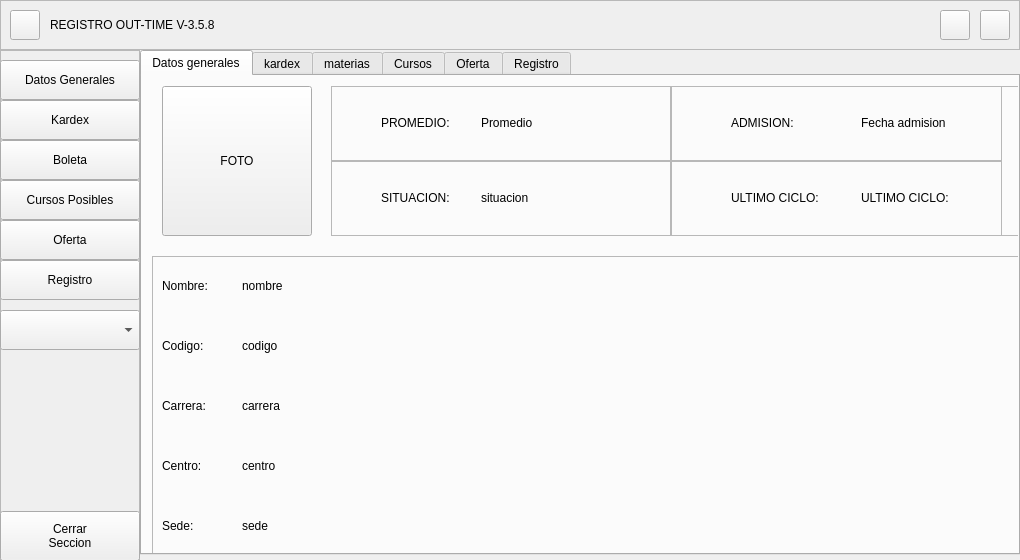
<?xml version="1.0" encoding="UTF-8"?>
<ui version="4.0">
 <class>MainWindow</class>
 <widget class="QMainWindow" name="MainWindow">
  <property name="geometry">
   <rect>
    <x>0</x>
    <y>0</y>
    <width>1020</width>
    <height>560</height>
   </rect>
  </property>
  <property name="windowTitle">
   <string>MainWindow</string>
  </property>
  <property name="iconSize">
   <size>
    <width>30</width>
    <height>30</height>
   </size>
  </property>
  <property name="animated">
   <bool>true</bool>
  </property>
  <widget class="QWidget" name="centralwidget">
   <widget class="QWidget" name="widget" native="true">
    <property name="geometry">
     <rect>
      <x>0</x>
      <y>0</y>
      <width>1020</width>
      <height>560</height>
     </rect>
    </property>
    <widget class="QTabWidget" name="tabWidget">
     <property name="geometry">
      <rect>
       <x>140</x>
       <y>50</y>
       <width>880</width>
       <height>505</height>
      </rect>
     </property>
     <property name="minimumSize">
      <size>
       <width>251</width>
       <height>0</height>
      </size>
     </property>
     <property name="currentIndex">
      <number>0</number>
     </property>
     <widget class="QWidget" name="tabDatosGenerales">
      <attribute name="title">
       <string>Datos generales</string>
      </attribute>
      <widget class="QPushButton" name="btnFoto">
       <property name="geometry">
        <rect>
         <x>20</x>
         <y>10</y>
         <width>150</width>
         <height>150</height>
        </rect>
       </property>
       <property name="text">
        <string>FOTO</string>
       </property>
      </widget>
      <widget class="QFrame" name="frameData1">
       <property name="geometry">
        <rect>
         <x>189</x>
         <y>10</y>
         <width>771</width>
         <height>150</height>
        </rect>
       </property>
       <property name="frameShape">
        <enum>QFrame::StyledPanel</enum>
       </property>
       <property name="frameShadow">
        <enum>QFrame::Raised</enum>
       </property>
       <widget class="QFrame" name="frameTL">
        <property name="geometry">
         <rect>
          <x>0</x>
          <y>0</y>
          <width>340</width>
          <height>75</height>
         </rect>
        </property>
        <property name="frameShape">
         <enum>QFrame::StyledPanel</enum>
        </property>
        <property name="frameShadow">
         <enum>QFrame::Raised</enum>
        </property>
        <widget class="QLabel" name="label_23">
         <property name="geometry">
          <rect>
           <x>50</x>
           <y>12</y>
           <width>91</width>
           <height>50</height>
          </rect>
         </property>
         <property name="text">
          <string>PROMEDIO:</string>
         </property>
        </widget>
        <widget class="QLabel" name="getPromedio">
         <property name="geometry">
          <rect>
           <x>150</x>
           <y>12</y>
           <width>171</width>
           <height>50</height>
          </rect>
         </property>
         <property name="text">
          <string>Promedio</string>
         </property>
        </widget>
       </widget>
       <widget class="QFrame" name="frameBL">
        <property name="geometry">
         <rect>
          <x>0</x>
          <y>75</y>
          <width>340</width>
          <height>75</height>
         </rect>
        </property>
        <property name="frameShape">
         <enum>QFrame::StyledPanel</enum>
        </property>
        <property name="frameShadow">
         <enum>QFrame::Raised</enum>
        </property>
        <widget class="QLabel" name="getSituacion">
         <property name="geometry">
          <rect>
           <x>150</x>
           <y>12</y>
           <width>171</width>
           <height>50</height>
          </rect>
         </property>
         <property name="text">
          <string>situacion</string>
         </property>
        </widget>
        <widget class="QLabel" name="label_22">
         <property name="geometry">
          <rect>
           <x>50</x>
           <y>12</y>
           <width>91</width>
           <height>50</height>
          </rect>
         </property>
         <property name="text">
          <string>SITUACION:</string>
         </property>
        </widget>
       </widget>
       <widget class="QFrame" name="frameTR">
        <property name="geometry">
         <rect>
          <x>340</x>
          <y>0</y>
          <width>331</width>
          <height>75</height>
         </rect>
        </property>
        <property name="frameShape">
         <enum>QFrame::StyledPanel</enum>
        </property>
        <property name="frameShadow">
         <enum>QFrame::Raised</enum>
        </property>
        <widget class="QLabel" name="getAdmicion">
         <property name="geometry">
          <rect>
           <x>190</x>
           <y>12</y>
           <width>110</width>
           <height>50</height>
          </rect>
         </property>
         <property name="text">
          <string>Fecha admision</string>
         </property>
        </widget>
        <widget class="QLabel" name="label_24">
         <property name="geometry">
          <rect>
           <x>60</x>
           <y>12</y>
           <width>121</width>
           <height>50</height>
          </rect>
         </property>
         <property name="text">
          <string>ADMISION:</string>
         </property>
        </widget>
       </widget>
       <widget class="QFrame" name="frameBR">
        <property name="geometry">
         <rect>
          <x>340</x>
          <y>75</y>
          <width>331</width>
          <height>75</height>
         </rect>
        </property>
        <property name="frameShape">
         <enum>QFrame::StyledPanel</enum>
        </property>
        <property name="frameShadow">
         <enum>QFrame::Raised</enum>
        </property>
        <widget class="QLabel" name="getUltimoCiclo">
         <property name="geometry">
          <rect>
           <x>190</x>
           <y>12</y>
           <width>110</width>
           <height>50</height>
          </rect>
         </property>
         <property name="text">
          <string>ULTIMO CICLO:</string>
         </property>
        </widget>
        <widget class="QLabel" name="label_25">
         <property name="geometry">
          <rect>
           <x>60</x>
           <y>12</y>
           <width>121</width>
           <height>50</height>
          </rect>
         </property>
         <property name="text">
          <string>ULTIMO CICLO:</string>
         </property>
        </widget>
       </widget>
      </widget>
      <widget class="QFrame" name="frameData2">
       <property name="geometry">
        <rect>
         <x>10</x>
         <y>180</y>
         <width>951</width>
         <height>301</height>
        </rect>
       </property>
       <property name="frameShape">
        <enum>QFrame::StyledPanel</enum>
       </property>
       <property name="frameShadow">
        <enum>QFrame::Raised</enum>
       </property>
       <widget class="QLabel" name="getCede">
        <property name="geometry">
         <rect>
          <x>90</x>
          <y>240</y>
          <width>761</width>
          <height>60</height>
         </rect>
        </property>
        <property name="text">
         <string>sede</string>
        </property>
       </widget>
       <widget class="QLabel" name="getCodigo">
        <property name="geometry">
         <rect>
          <x>90</x>
          <y>60</y>
          <width>761</width>
          <height>60</height>
         </rect>
        </property>
        <property name="text">
         <string>codigo</string>
        </property>
       </widget>
       <widget class="QLabel" name="getCarrera">
        <property name="geometry">
         <rect>
          <x>90</x>
          <y>120</y>
          <width>761</width>
          <height>60</height>
         </rect>
        </property>
        <property name="text">
         <string>carrera</string>
        </property>
       </widget>
       <widget class="QLabel" name="label_20">
        <property name="geometry">
         <rect>
          <x>10</x>
          <y>180</y>
          <width>80</width>
          <height>60</height>
         </rect>
        </property>
        <property name="text">
         <string>Centro:</string>
        </property>
       </widget>
       <widget class="QLabel" name="getCentro">
        <property name="geometry">
         <rect>
          <x>90</x>
          <y>180</y>
          <width>761</width>
          <height>60</height>
         </rect>
        </property>
        <property name="text">
         <string>centro</string>
        </property>
       </widget>
       <widget class="QLabel" name="label_19">
        <property name="geometry">
         <rect>
          <x>10</x>
          <y>120</y>
          <width>80</width>
          <height>60</height>
         </rect>
        </property>
        <property name="text">
         <string>Carrera:</string>
        </property>
       </widget>
       <widget class="QLabel" name="getNombre">
        <property name="geometry">
         <rect>
          <x>90</x>
          <y>0</y>
          <width>761</width>
          <height>60</height>
         </rect>
        </property>
        <property name="text">
         <string>nombre</string>
        </property>
       </widget>
       <widget class="QLabel" name="label_18">
        <property name="geometry">
         <rect>
          <x>10</x>
          <y>60</y>
          <width>80</width>
          <height>60</height>
         </rect>
        </property>
        <property name="text">
         <string>Codigo:</string>
        </property>
       </widget>
       <widget class="QLabel" name="lblNombre">
        <property name="geometry">
         <rect>
          <x>10</x>
          <y>0</y>
          <width>80</width>
          <height>60</height>
         </rect>
        </property>
        <property name="text">
         <string>Nombre:</string>
        </property>
       </widget>
       <widget class="QLabel" name="lblSede">
        <property name="geometry">
         <rect>
          <x>10</x>
          <y>240</y>
          <width>80</width>
          <height>60</height>
         </rect>
        </property>
        <property name="text">
         <string>Sede:</string>
        </property>
       </widget>
      </widget>
     </widget>
     <widget class="QWidget" name="tabKardex">
      <attribute name="title">
       <string>kardex</string>
      </attribute>
      <widget class="QTableWidget" name="tableWidgetKardex">
       <property name="geometry">
        <rect>
         <x>10</x>
         <y>20</y>
         <width>850</width>
         <height>450</height>
        </rect>
       </property>
       <column>
        <property name="text">
         <string>NRC</string>
        </property>
       </column>
       <column>
        <property name="text">
         <string>CLAVE</string>
        </property>
       </column>
       <column>
        <property name="text">
         <string>NOMBRE</string>
        </property>
       </column>
       <column>
        <property name="text">
         <string>CALIFICACION</string>
        </property>
       </column>
       <column>
        <property name="text">
         <string>APROBADO</string>
        </property>
       </column>
       <column>
        <property name="text">
         <string>TIPO</string>
        </property>
       </column>
       <column>
        <property name="text">
         <string>NC</string>
        </property>
       </column>
       <column>
        <property name="text">
         <string>FECHA</string>
        </property>
       </column>
      </widget>
     </widget>
     <widget class="QWidget" name="tabMaterias">
      <attribute name="title">
       <string>materias</string>
      </attribute>
      <widget class="QTableWidget" name="tableWidgetMateriasActuales">
       <property name="geometry">
        <rect>
         <x>10</x>
         <y>20</y>
         <width>850</width>
         <height>450</height>
        </rect>
       </property>
       <column>
        <property name="text">
         <string>NRC</string>
        </property>
       </column>
       <column>
        <property name="text">
         <string>CLAVE</string>
        </property>
       </column>
       <column>
        <property name="text">
         <string>NOMBRE</string>
        </property>
       </column>
      </widget>
     </widget>
     <widget class="QWidget" name="tabCursos">
      <attribute name="title">
       <string>Cursos</string>
      </attribute>
      <widget class="QTableWidget" name="tableWidgetRestantes">
       <property name="geometry">
        <rect>
         <x>10</x>
         <y>20</y>
         <width>850</width>
         <height>450</height>
        </rect>
       </property>
       <column>
        <property name="text">
         <string>CLAVE</string>
        </property>
       </column>
       <column>
        <property name="text">
         <string>MATERIA</string>
        </property>
       </column>
       <column>
        <property name="text">
         <string>CREDITOS</string>
        </property>
       </column>
      </widget>
     </widget>
     <widget class="QWidget" name="tabOferta">
      <attribute name="title">
       <string>Oferta</string>
      </attribute>
      <widget class="QComboBox" name="comboBoxCiclo">
       <property name="geometry">
        <rect>
         <x>10</x>
         <y>20</y>
         <width>241</width>
         <height>30</height>
        </rect>
       </property>
       <property name="cursor">
        <cursorShape>ArrowCursor</cursorShape>
       </property>
      </widget>
      <widget class="QComboBox" name="comboBoxCentro">
       <property name="geometry">
        <rect>
         <x>10</x>
         <y>80</y>
         <width>241</width>
         <height>30</height>
        </rect>
       </property>
       <property name="cursor">
        <cursorShape>ArrowCursor</cursorShape>
       </property>
      </widget>
      <widget class="QLineEdit" name="lineEditCarrera">
       <property name="geometry">
        <rect>
         <x>20</x>
         <y>140</y>
         <width>221</width>
         <height>30</height>
        </rect>
       </property>
       <property name="alignment">
        <set>Qt::AlignCenter</set>
       </property>
      </widget>
      <widget class="QLineEdit" name="lineEditClave">
       <property name="geometry">
        <rect>
         <x>20</x>
         <y>200</y>
         <width>221</width>
         <height>30</height>
        </rect>
       </property>
       <property name="alignment">
        <set>Qt::AlignCenter</set>
       </property>
      </widget>
      <widget class="QLineEdit" name="lineEditProfesor">
       <property name="geometry">
        <rect>
         <x>20</x>
         <y>260</y>
         <width>221</width>
         <height>30</height>
        </rect>
       </property>
       <property name="alignment">
        <set>Qt::AlignCenter</set>
       </property>
      </widget>
      <widget class="QPushButton" name="btnSearchOferta">
       <property name="geometry">
        <rect>
         <x>10</x>
         <y>380</y>
         <width>240</width>
         <height>40</height>
        </rect>
       </property>
       <property name="cursor">
        <cursorShape>PointingHandCursor</cursorShape>
       </property>
       <property name="text">
        <string>BUSCAR</string>
       </property>
      </widget>
      <widget class="QTableWidget" name="tableWidgetOferta">
       <property name="geometry">
        <rect>
         <x>280</x>
         <y>20</y>
         <width>581</width>
         <height>451</height>
        </rect>
       </property>
       <column>
        <property name="text">
         <string>NRC</string>
        </property>
       </column>
       <column>
        <property name="text">
         <string>CLAVE</string>
        </property>
       </column>
       <column>
        <property name="text">
         <string>MATERIA</string>
        </property>
       </column>
       <column>
        <property name="text">
         <string>DISP</string>
        </property>
       </column>
       <column>
        <property name="text">
         <string>PROFESOR</string>
        </property>
       </column>
      </widget>
      <widget class="QPushButton" name="btnSearchOfertaA">
       <property name="enabled">
        <bool>false</bool>
       </property>
       <property name="geometry">
        <rect>
         <x>10</x>
         <y>430</y>
         <width>110</width>
         <height>41</height>
        </rect>
       </property>
       <property name="text">
        <string>Anterior</string>
       </property>
      </widget>
      <widget class="QPushButton" name="btnSearchOfertaS">
       <property name="enabled">
        <bool>false</bool>
       </property>
       <property name="geometry">
        <rect>
         <x>140</x>
         <y>430</y>
         <width>110</width>
         <height>41</height>
        </rect>
       </property>
       <property name="text">
        <string>Siguiente</string>
       </property>
      </widget>
     </widget>
     <widget class="QWidget" name="tabRegistro">
      <attribute name="title">
       <string>Registro</string>
      </attribute>
      <widget class="QLineEdit" name="lineCve1">
       <property name="geometry">
        <rect>
         <x>290</x>
         <y>20</y>
         <width>90</width>
         <height>30</height>
        </rect>
       </property>
       <property name="alignment">
        <set>Qt::AlignCenter</set>
       </property>
      </widget>
      <widget class="QLineEdit" name="lineCve2">
       <property name="geometry">
        <rect>
         <x>410</x>
         <y>20</y>
         <width>90</width>
         <height>30</height>
        </rect>
       </property>
       <property name="alignment">
        <set>Qt::AlignCenter</set>
       </property>
      </widget>
      <widget class="QLineEdit" name="lineCve3">
       <property name="geometry">
        <rect>
         <x>530</x>
         <y>20</y>
         <width>90</width>
         <height>30</height>
        </rect>
       </property>
       <property name="alignment">
        <set>Qt::AlignCenter</set>
       </property>
      </widget>
      <widget class="QLineEdit" name="lineCve4">
       <property name="geometry">
        <rect>
         <x>650</x>
         <y>20</y>
         <width>90</width>
         <height>30</height>
        </rect>
       </property>
       <property name="alignment">
        <set>Qt::AlignCenter</set>
       </property>
      </widget>
      <widget class="QLineEdit" name="lineCve5">
       <property name="geometry">
        <rect>
         <x>770</x>
         <y>20</y>
         <width>90</width>
         <height>30</height>
        </rect>
       </property>
       <property name="alignment">
        <set>Qt::AlignCenter</set>
       </property>
      </widget>
      <widget class="QLineEdit" name="lineCve6">
       <property name="geometry">
        <rect>
         <x>290</x>
         <y>70</y>
         <width>90</width>
         <height>30</height>
        </rect>
       </property>
       <property name="alignment">
        <set>Qt::AlignCenter</set>
       </property>
      </widget>
      <widget class="QLineEdit" name="lineCve7">
       <property name="geometry">
        <rect>
         <x>410</x>
         <y>70</y>
         <width>90</width>
         <height>30</height>
        </rect>
       </property>
       <property name="alignment">
        <set>Qt::AlignCenter</set>
       </property>
      </widget>
      <widget class="QLineEdit" name="lineCve8">
       <property name="geometry">
        <rect>
         <x>530</x>
         <y>70</y>
         <width>90</width>
         <height>30</height>
        </rect>
       </property>
       <property name="alignment">
        <set>Qt::AlignCenter</set>
       </property>
      </widget>
      <widget class="QLabel" name="lblMessage">
       <property name="geometry">
        <rect>
         <x>289</x>
         <y>110</y>
         <width>571</width>
         <height>40</height>
        </rect>
       </property>
       <property name="text">
        <string/>
       </property>
       <property name="alignment">
        <set>Qt::AlignCenter</set>
       </property>
      </widget>
      <widget class="QLineEdit" name="lineCve9">
       <property name="geometry">
        <rect>
         <x>650</x>
         <y>70</y>
         <width>90</width>
         <height>30</height>
        </rect>
       </property>
       <property name="alignment">
        <set>Qt::AlignCenter</set>
       </property>
      </widget>
      <widget class="QLineEdit" name="lineCve10">
       <property name="geometry">
        <rect>
         <x>770</x>
         <y>70</y>
         <width>90</width>
         <height>30</height>
        </rect>
       </property>
       <property name="alignment">
        <set>Qt::AlignCenter</set>
       </property>
      </widget>
      <widget class="QComboBox" name="comboBoxCentro_2">
       <property name="geometry">
        <rect>
         <x>20</x>
         <y>20</y>
         <width>220</width>
         <height>30</height>
        </rect>
       </property>
       <property name="cursor">
        <cursorShape>ArrowCursor</cursorShape>
       </property>
      </widget>
      <widget class="QPushButton" name="btnRegistro">
       <property name="geometry">
        <rect>
         <x>20</x>
         <y>100</y>
         <width>221</width>
         <height>40</height>
        </rect>
       </property>
       <property name="cursor">
        <cursorShape>PointingHandCursor</cursorShape>
       </property>
       <property name="text">
        <string>REGISTRO</string>
       </property>
      </widget>
      <widget class="QPushButton" name="btnRegistroCive">
       <property name="geometry">
        <rect>
         <x>20</x>
         <y>160</y>
         <width>221</width>
         <height>40</height>
        </rect>
       </property>
       <property name="cursor">
        <cursorShape>PointingHandCursor</cursorShape>
       </property>
       <property name="text">
        <string>REGISTRO CIVE</string>
       </property>
      </widget>
      <widget class="QPushButton" name="btnRegistroMovilidad">
       <property name="geometry">
        <rect>
         <x>20</x>
         <y>220</y>
         <width>221</width>
         <height>40</height>
        </rect>
       </property>
       <property name="cursor">
        <cursorShape>PointingHandCursor</cursorShape>
       </property>
       <property name="text">
        <string>REGISTRO MOVILIDAD</string>
       </property>
      </widget>
      <widget class="QTableWidget" name="tableWidgetMateriasNuevas">
       <property name="enabled">
        <bool>true</bool>
       </property>
       <property name="geometry">
        <rect>
         <x>280</x>
         <y>160</y>
         <width>580</width>
         <height>290</height>
        </rect>
       </property>
       <column>
        <property name="text">
         <string>NRC</string>
        </property>
       </column>
       <column>
        <property name="text">
         <string>CLAVE</string>
        </property>
       </column>
       <column>
        <property name="text">
         <string>NOMBRE</string>
        </property>
       </column>
      </widget>
      <widget class="QPushButton" name="btnOn">
       <property name="enabled">
        <bool>true</bool>
       </property>
       <property name="geometry">
        <rect>
         <x>60</x>
         <y>330</y>
         <width>60</width>
         <height>60</height>
        </rect>
       </property>
       <property name="cursor">
        <cursorShape>PointingHandCursor</cursorShape>
       </property>
       <property name="text">
        <string>ON</string>
       </property>
      </widget>
      <widget class="QPushButton" name="btnOff">
       <property name="geometry">
        <rect>
         <x>120</x>
         <y>330</y>
         <width>60</width>
         <height>60</height>
        </rect>
       </property>
       <property name="cursor">
        <cursorShape>PointingHandCursor</cursorShape>
       </property>
       <property name="text">
        <string>OFF</string>
       </property>
      </widget>
      <widget class="QLabel" name="label">
       <property name="geometry">
        <rect>
         <x>60</x>
         <y>290</y>
         <width>121</width>
         <height>41</height>
        </rect>
       </property>
       <property name="text">
        <string>Modo Turbo</string>
       </property>
       <property name="alignment">
        <set>Qt::AlignCenter</set>
       </property>
      </widget>
      <widget class="QPushButton" name="btnStop">
       <property name="enabled">
        <bool>false</bool>
       </property>
       <property name="geometry">
        <rect>
         <x>200</x>
         <y>410</y>
         <width>40</width>
         <height>40</height>
        </rect>
       </property>
       <property name="cursor">
        <cursorShape>PointingHandCursor</cursorShape>
       </property>
       <property name="text">
        <string>STOP</string>
       </property>
      </widget>
      <widget class="QLabel" name="lblTurbo">
       <property name="enabled">
        <bool>false</bool>
       </property>
       <property name="geometry">
        <rect>
         <x>24</x>
         <y>410</y>
         <width>171</width>
         <height>41</height>
        </rect>
       </property>
       <property name="text">
        <string>Modo Turbo Activado</string>
       </property>
      </widget>
      <widget class="QLabel" name="lblDataTurbo">
       <property name="geometry">
        <rect>
         <x>280</x>
         <y>450</y>
         <width>581</width>
         <height>40</height>
        </rect>
       </property>
       <property name="text">
        <string/>
       </property>
       <property name="alignment">
        <set>Qt::AlignCenter</set>
       </property>
      </widget>
      <widget class="QComboBox" name="comboBoxCiclo_2">
       <property name="geometry">
        <rect>
         <x>20</x>
         <y>60</y>
         <width>220</width>
         <height>30</height>
        </rect>
       </property>
       <property name="cursor">
        <cursorShape>ArrowCursor</cursorShape>
       </property>
      </widget>
     </widget>
    </widget>
    <widget class="QFrame" name="frameMenu">
     <property name="geometry">
      <rect>
       <x>0</x>
       <y>50</y>
       <width>140</width>
       <height>510</height>
      </rect>
     </property>
     <property name="frameShape">
      <enum>QFrame::StyledPanel</enum>
     </property>
     <property name="frameShadow">
      <enum>QFrame::Raised</enum>
     </property>
     <widget class="QComboBox" name="comboBoxCarreras">
      <property name="geometry">
       <rect>
        <x>0</x>
        <y>260</y>
        <width>140</width>
        <height>40</height>
       </rect>
      </property>
      <property name="cursor">
       <cursorShape>ArrowCursor</cursorShape>
      </property>
     </widget>
     <widget class="QPushButton" name="btnRegistro_">
      <property name="geometry">
       <rect>
        <x>0</x>
        <y>210</y>
        <width>140</width>
        <height>40</height>
       </rect>
      </property>
      <property name="cursor">
       <cursorShape>PointingHandCursor</cursorShape>
      </property>
      <property name="text">
       <string>Registro</string>
      </property>
     </widget>
     <widget class="QPushButton" name="btnOferta">
      <property name="geometry">
       <rect>
        <x>0</x>
        <y>170</y>
        <width>140</width>
        <height>40</height>
       </rect>
      </property>
      <property name="cursor">
       <cursorShape>PointingHandCursor</cursorShape>
      </property>
      <property name="text">
       <string>Oferta</string>
      </property>
     </widget>
     <widget class="QPushButton" name="btnKardex">
      <property name="geometry">
       <rect>
        <x>0</x>
        <y>50</y>
        <width>140</width>
        <height>40</height>
       </rect>
      </property>
      <property name="cursor">
       <cursorShape>PointingHandCursor</cursorShape>
      </property>
      <property name="text">
       <string>Kardex</string>
      </property>
     </widget>
     <widget class="QPushButton" name="btnDatos">
      <property name="geometry">
       <rect>
        <x>0</x>
        <y>10</y>
        <width>140</width>
        <height>40</height>
       </rect>
      </property>
      <property name="cursor">
       <cursorShape>PointingHandCursor</cursorShape>
      </property>
      <property name="text">
       <string>Datos Generales</string>
      </property>
     </widget>
     <widget class="QPushButton" name="btnMaterias">
      <property name="geometry">
       <rect>
        <x>0</x>
        <y>90</y>
        <width>140</width>
        <height>40</height>
       </rect>
      </property>
      <property name="cursor">
       <cursorShape>PointingHandCursor</cursorShape>
      </property>
      <property name="text">
       <string>Boleta</string>
      </property>
     </widget>
     <widget class="QPushButton" name="btnCloseSeccion">
      <property name="geometry">
       <rect>
        <x>0</x>
        <y>461</y>
        <width>140</width>
        <height>50</height>
       </rect>
      </property>
      <property name="text">
       <string>Cerrar
Seccion</string>
      </property>
     </widget>
     <widget class="QLabel" name="barra">
      <property name="geometry">
       <rect>
        <x>130</x>
        <y>0</y>
        <width>10</width>
        <height>60</height>
       </rect>
      </property>
      <property name="text">
       <string/>
      </property>
      <property name="pixmap">
       <pixmap>img/barra.png</pixmap>
      </property>
     </widget>
     <widget class="QPushButton" name="btnCursos">
      <property name="geometry">
       <rect>
        <x>0</x>
        <y>130</y>
        <width>140</width>
        <height>40</height>
       </rect>
      </property>
      <property name="text">
       <string>Cursos Posibles</string>
      </property>
     </widget>
     <zorder>btnCursos</zorder>
     <zorder>btnRegistro_</zorder>
     <zorder>btnOferta</zorder>
     <zorder>btnKardex</zorder>
     <zorder>btnDatos</zorder>
     <zorder>btnMaterias</zorder>
     <zorder>btnCloseSeccion</zorder>
     <zorder>barra</zorder>
     <zorder>comboBoxCarreras</zorder>
    </widget>
    <widget class="QFrame" name="frameTop">
     <property name="geometry">
      <rect>
       <x>0</x>
       <y>0</y>
       <width>1020</width>
       <height>50</height>
      </rect>
     </property>
     <property name="frameShape">
      <enum>QFrame::StyledPanel</enum>
     </property>
     <property name="frameShadow">
      <enum>QFrame::Raised</enum>
     </property>
     <widget class="QPushButton" name="btnClose">
      <property name="geometry">
       <rect>
        <x>980</x>
        <y>10</y>
        <width>30</width>
        <height>30</height>
       </rect>
      </property>
      <property name="cursor">
       <cursorShape>PointingHandCursor</cursorShape>
      </property>
      <property name="text">
       <string/>
      </property>
      <property name="icon">
       <iconset>
        <normaloff>img/close.png</normaloff>img/close.png</iconset>
      </property>
      <property name="iconSize">
       <size>
        <width>30</width>
        <height>30</height>
       </size>
      </property>
     </widget>
     <widget class="QLabel" name="title">
      <property name="geometry">
       <rect>
        <x>50</x>
        <y>0</y>
        <width>231</width>
        <height>50</height>
       </rect>
      </property>
      <property name="text">
       <string>REGISTRO OUT-TIME V-3.5.8</string>
      </property>
     </widget>
     <widget class="QPushButton" name="logo">
      <property name="geometry">
       <rect>
        <x>10</x>
        <y>10</y>
        <width>30</width>
        <height>30</height>
       </rect>
      </property>
      <property name="text">
       <string/>
      </property>
     </widget>
     <widget class="QPushButton" name="btnMinimize">
      <property name="geometry">
       <rect>
        <x>940</x>
        <y>10</y>
        <width>30</width>
        <height>30</height>
       </rect>
      </property>
      <property name="cursor">
       <cursorShape>PointingHandCursor</cursorShape>
      </property>
      <property name="text">
       <string/>
      </property>
      <property name="icon">
       <iconset>
        <normaloff>img/minimize.png</normaloff>img/minimize.png</iconset>
      </property>
      <property name="iconSize">
       <size>
        <width>30</width>
        <height>30</height>
       </size>
      </property>
     </widget>
    </widget>
    <zorder>frameMenu</zorder>
    <zorder>frameTop</zorder>
    <zorder>tabWidget</zorder>
   </widget>
  </widget>
  <action name="actionCerrar_Sesion">
   <property name="text">
    <string>Cerrar Sesion</string>
   </property>
  </action>
  <action name="actionotro">
   <property name="text">
    <string>otro</string>
   </property>
  </action>
  <action name="actionFoto">
   <property name="checkable">
    <bool>true</bool>
   </property>
   <property name="text">
    <string>Foto</string>
   </property>
  </action>
 </widget>
 <resources/>
 <connections/>
</ui>
